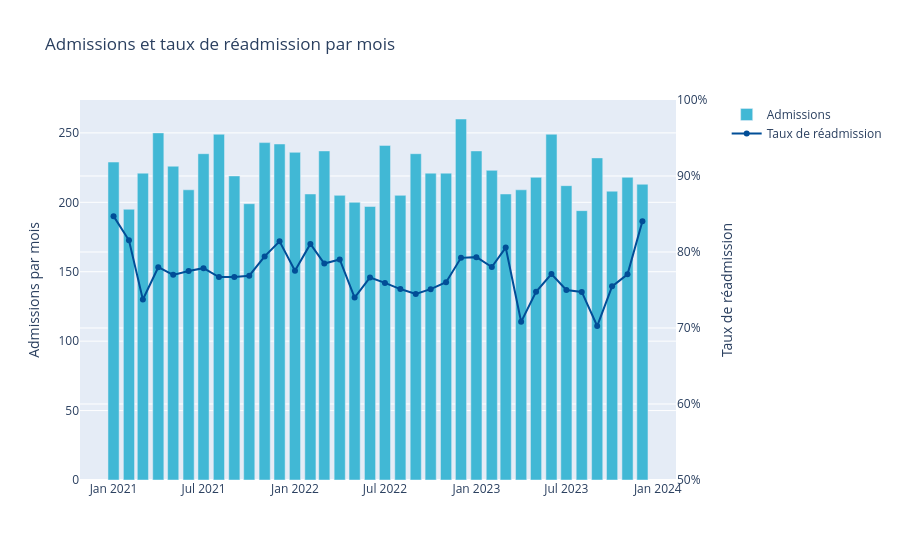

The notebook cell this image was saved under:
### Markdown cell above
### 3.6 Stabilité dans le temps

### Code cell
# Volume mensuel d'admissions et taux mensuel de réadmission, pour juger de la stabilité de la cible dans le temps.
monthly = (
    df.groupby(df["admission_date"].dt.to_period("M"))
    .agg(admissions=("label", "size"), taux=("label", "mean"))
    .reset_index()
)
monthly["mois"] = monthly["admission_date"].dt.to_timestamp()

fig = make_subplots(specs=[[{"secondary_y": True}]])
fig.add_trace(
    go.Bar(x=monthly["mois"], y=monthly["admissions"], name="Admissions", marker_color="#41B8D5"),
    secondary_y=False,
)
fig.add_trace(
    go.Scatter(
        x=monthly["mois"],
        y=monthly["taux"],
        name="Taux de réadmission",
        mode="lines+markers",
        line=dict(color="#014E97"),
    ),
    secondary_y=True,
)
fig.update_yaxes(title_text="Admissions par mois", secondary_y=False)
fig.update_yaxes(
    title_text="Taux de réadmission", tickformat=".0%", range=[0.5, 1], secondary_y=True
)
fig.update_layout(title="Admissions et taux de réadmission par mois", hovermode="x unified", width=500)
fig.show()
